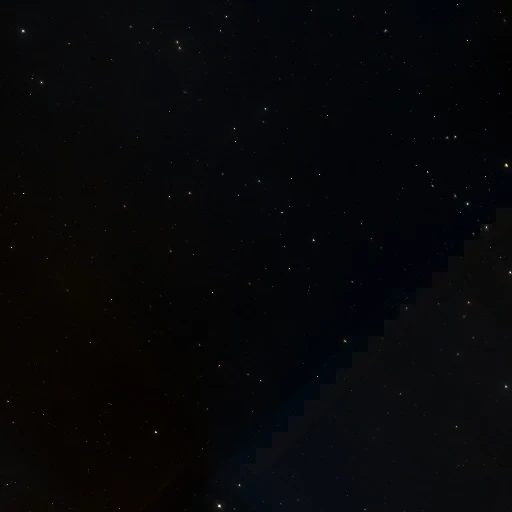
#> input picture tools/tests/fixtures/dss_dirty/Norder4/Dir0/Npix1132.webp, 512 x 512 px, given in place of Npix2635.webp, which was not available
$ python chroma_seam3.py   (older library calls are emulated)
#> lines starting #> are read from the running program, lines starting #| are printed output that depends on the picture; after the words box and inside, x2 and y2 are one past the last pixel; in counts of white or black regions, pixels touching at a corner belong together; pictures that were not available may be replaced by others from this repository, and a replacement may not be noted
#> further down, im is the input picture: shape (512, 512, 3); mean B, G, R 8.9, 7.4, 6.8
### tools/plate_eq/chroma_seam.py
"""Data-driven chroma-edge seam corrector (geometry-independent).

Root cause found: the GetImage winner geometry is offset ~0.4deg from the real
CDS plate boundaries, so all prior seam work corrected the wrong locations.
Fix (built on the user's two insights): subtract L -> real structure lives in L
and vanishes, so a plate boundary is the ONLY straight line in the chroma (R-L,
B-L) gradient. Detect that straight line from the DATA, measure the per-channel
step across it, and membrane-level it AT the true edge.

detect_edges(rgb) -> list of (line, per-channel step, score)
apply_correction(rgb, edges) -> corrected rgb  (per-channel tanh membrane)
CLI: python chroma_seam.py <npix> -> diag8/cseam_<npix>.png (before|after|edges)
"""
import os, sys, numpy as np, cv2
SC = os.environ.get("SCRATCH", os.path.dirname(os.path.abspath(__file__)))

CHROMA_SIG = 8.0      # chroma smoothing to kill star noise
GRAD_PCT = 96.5       # gradient percentile for edge candidates
MIN_LEN = 120         # min straight-line length (px)
BAND = 26.0           # membrane half-width (px); tanh over ~this
STEP_MIN = 1.8        # min |L or chroma step| to bother correcting (DN)
MEDIAN_K = 5          # star-robust median filter for step measurement

def _chroma(rgb):
    R, G, B = rgb[:, :, 0], rgb[:, :, 1], rgb[:, :, 2]
    L = 0.299 * R + 0.587 * G + 0.114 * B
    return L, cv2.GaussianBlur(R - L, (0, 0), CHROMA_SIG), cv2.GaussianBlur(B - L, (0, 0), CHROMA_SIG)

def _merge_lines(segs, ang_tol=6, off_tol=22):
    """cluster Hough segments by (angle, perpendicular offset), keep one per cluster."""
    out = []
    for s in segs:
        x1, y1, x2, y2 = [float(v) for v in s]
        ang = np.degrees(np.arctan2(y2 - y1, x2 - x1)) % 180
        # perpendicular offset of the line from origin
        dx, dy = x2 - x1, y2 - y1
        ln = np.hypot(dx, dy) + 1e-6
        off = (x1 * dy - y1 * dx) / ln
        L = ln
        merged = False
        for o in out:
            if min(abs(o['ang'] - ang), 180 - abs(o['ang'] - ang)) < ang_tol and abs(o['off'] - off) < off_tol:
                if L > o['len']:
                    o.update(ang=ang, off=off, len=L, seg=(x1, y1, x2, y2))
                merged = True; break
        if not merged:
            out.append(dict(ang=ang, off=off, len=L, seg=(x1, y1, x2, y2)))
    return out

# [53 lines left out: functions detect_edges, apply_correction, not called in this run]

def stf(x):
    v = np.clip(x, 0, 255) / 255.0
    a = np.percentile(v, 4); b = max(np.percentile(v, 94), a + 0.02)
    return (np.clip((v - a) / (b - a), 0, 1) ** 0.55 * 255).astype(np.uint8)

# [21 lines that do not run on import are left out]

### tools/plate_eq/chroma_seam3.py
"""Luminance-conserving R<->B chroma seam equalizer (user's idea).

Instead of leveling brightness (v2 changed L, risking real structure), fix ONLY
the color cast: transfer signal between R and B across the seam while holding L
= 0.299R + 0.587G + 0.114B EXACTLY constant (G untouched).

  L-conserving transfer, G fixed:  0.299*dR + 0.114*dB = 0  ->  dB = -2.623*dR
  so lowering R by x is compensated by raising B by 2.623x  (and vice versa).

Because L is conserved, real structure (which lives in L) is untouched by
construction -- we only rotate color along the dead-blue R-B axis, exactly the
plate-boundary color-cast artifact.

Per seam: measure the R-B step across the line, then apply an antisymmetric
membrane that removes it, split half to each side, as an L-conserving R<->B
transfer.  Selection: 'flat' (only chroma-DC seams) or 'all' (every straight
chroma edge).  Gate uses the R-B step profile (flat=cast seam, ramp=real).
"""
import os, sys, numpy as np, cv2
from chroma_seam import _chroma, _merge_lines, stf
SC = os.environ.get("SCRATCH", os.path.dirname(os.path.abspath(__file__)))

WL, WG, WB = 0.299, 0.587, 0.114
K = WL / WB          # 2.623 : dB = -K*dR keeps L fixed with G held
GRAD_PCT = 96.5
MIN_LEN = 120
NARROW = (1.0, 4.0)
WIDE = (14.0, 24.0)
MEMB = 12.0          # chroma is low-freq -> a wide, soft blend looks natural
RB_MIN = 3.0        # min |R-B chroma step| (DN) to bother
FLAT_FRAC = 0.7
FLAT_ABS = 3.0

def _band(onseg, d, lo, hi, ch):
    pos = onseg & (d > lo) & (d < hi); neg = onseg & (d < -lo) & (d > -hi)
    if pos.sum() < 150 or neg.sum() < 150:
        return None
    return float(np.median(ch[pos]) - np.median(ch[neg]))

def detect(rgb):
    L, RL, BL = _chroma(rgb)
    g = np.hypot(cv2.Sobel(RL, cv2.CV_32F, 1, 0, 7), cv2.Sobel(RL, cv2.CV_32F, 0, 1, 7)) \
        + np.hypot(cv2.Sobel(BL, cv2.CV_32F, 1, 0, 7), cv2.Sobel(BL, cv2.CV_32F, 0, 1, 7))
    edm = cv2.dilate((g > np.percentile(g, GRAD_PCT)).astype(np.uint8) * 255, np.ones((3, 3), np.uint8))
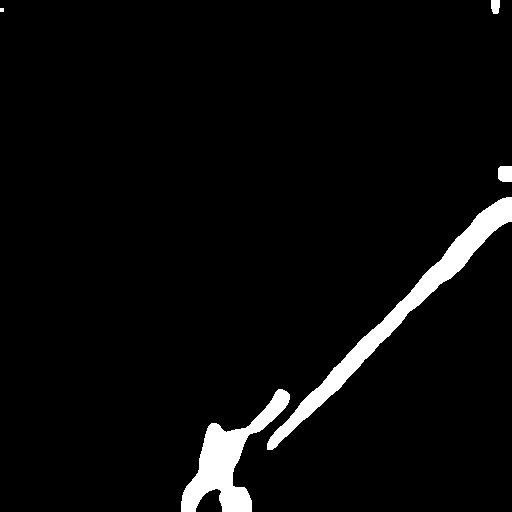
#> edm: shape (512, 512); 4.1% white; 5 white regions (1 under 20 px), largest, box (x1, y1, x2, y2) and area: (267, 197, 512, 450) 5979, (181, 389, 290, 512) 4436, (498, 166, 512, 182) 214, (491, 0, 500, 14) 112
    lines = cv2.HoughLinesP(edm, 1, np.pi / 360, threshold=45, minLineLength=MIN_LEN, maxLineGap=50)
#> lines = 21 rows, first 6: [295, 410, 508, 197], [221, 490, 511, 200], [219, 496, 511, 204], [219, 500, 511, 208], [220, 502, 511, 211], [220, 489, 511, 198]
    if lines is None:
        return []
    clusters = _merge_lines(lines.reshape(-1, 4))
#> the loop in _merge_lines, `for s in segs:` made 21 passes
#> (x1, y1, x2, y2, ang, dx, dy, ln) on passes 1 to 8: (295, 410, 508, 197, 135, 213, -213, 301.2), (221, 490, 511, 200, 135, 290, -290, 410.1), (219, 496, 511, 204, 135, 292, -292, 413), (219, 500, 511, 208, 135, 292, -292, 413), (220, 502, 511, 211, 135, 291, -291, 411.5), (220, 489, 511, 198, 135, 291, -291, 411.5), (333, 368, 503, 198, 135, 170, -170, 240.4), (220, 500, 511, 209, 135, 291, -291, 411.5)
#> after the loop in _merge_lines, `for s in segs:`: o = {'ang': 135, 'off': -499.2, 'len': 444.1, 'seg': (195, 511, 509, 197)}; out = 2 items
#> clusters = 2 items
    Rm = cv2.medianBlur(rgb[:, :, 0].astype(np.uint8), 5).astype(np.float32)
    Bm = cv2.medianBlur(rgb[:, :, 2].astype(np.uint8), 5).astype(np.float32)
    RB = Rm - Bm                                   # the dead-blue axis
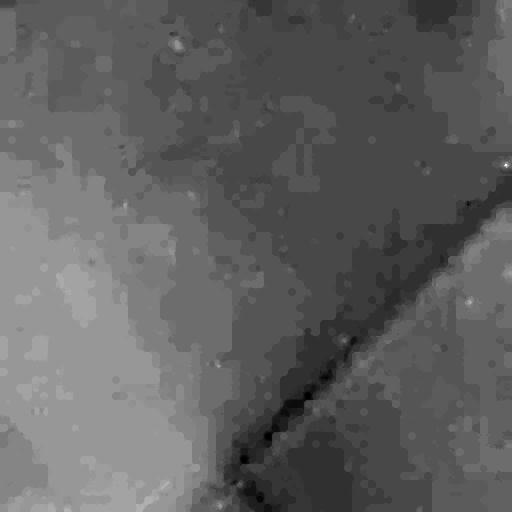
#> RB: shape (512, 512) float32; min -18, max 24, mean -2.1; drawn with min black and max white
    H, W = L.shape
    yy, xx = np.mgrid[0:H, 0:W]
    edges = []
    for c in clusters:
        x1, y1, x2, y2 = c['seg']
        dx, dy = x2 - x1, y2 - y1
        ln = np.hypot(dx, dy) + 1e-6
        if ln < MIN_LEN:
            continue
        nx, ny = -dy / ln, dx / ln
        d = (xx - x1) * nx + (yy - y1) * ny
        tpar = ((xx - x1) * dx + (yy - y1) * dy) / (ln * ln)
        onseg = (tpar > 0.0) & (tpar < 1.0)
        rbN = _band(onseg, d, *NARROW, RB); rbW = _band(onseg, d, *WIDE, RB)
        if rbN is None or rbW is None:
            continue
        ramp = rbW - rbN
        flat = abs(ramp) <= max(FLAT_FRAC * abs(rbN), FLAT_ABS)
        strong = abs(rbN) >= RB_MIN
        edges.append(dict(seg=c['seg'], nx=nx, ny=ny, x0=x1, y0=y1, dx=dx, dy=dy, ln=ln,
                          rb=rbN, ramp=ramp, flat=flat, strong=strong,
                          verdict="CAST" if (flat and strong) else ("weak" if flat else "structure")))
#> this loop made 2 passes
#> (x1, y1, x2, y2, dx, dy, ln, nx) on passes 1 to 2: (195, 511, 509, 197, 314, -314, 444.1, 0.707), (183, 511, 278, 389, 95, -122, 154.6, 0.789)
#> pass 1, in detect, `d = (xx - x1) * nx + (yy - y1) * ny`:
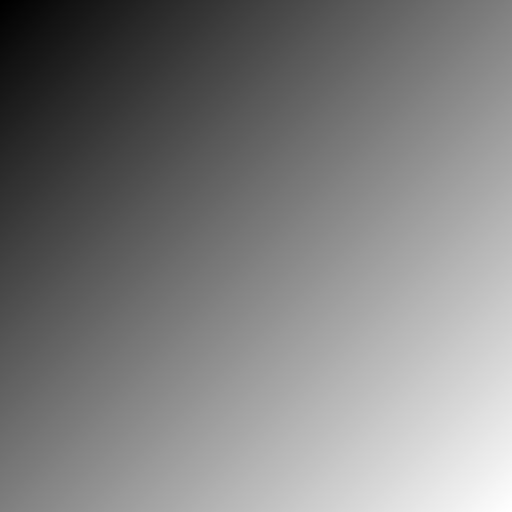
#> d: shape (512, 512) float64; min -499.2, max 223.4, mean -137.9; drawn with min black and max white
#> pass 1, in detect, `tpar = ((xx - x1) * dx + (yy - y1) * dy) / (ln * ln)`:
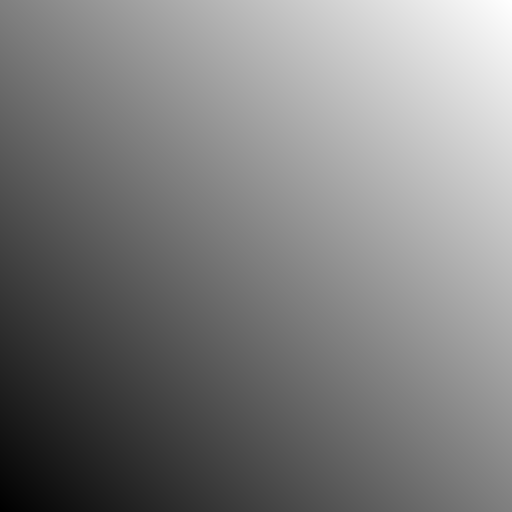
#> tpar: shape (512, 512) float64; min -0.311, max 1.32, mean 0.503; drawn with min black and max white
#> after the loop:
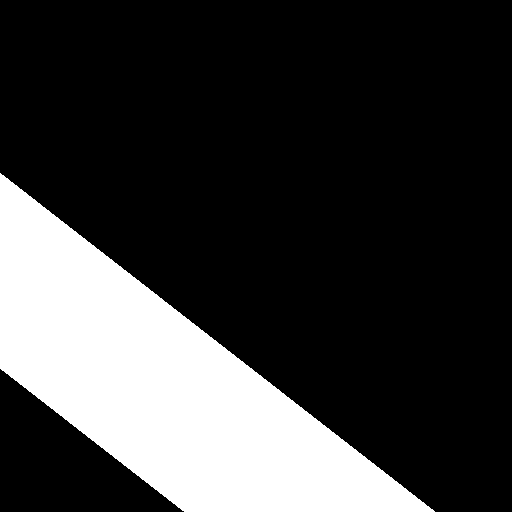
#> onseg: shape (512, 512) bool; 23.2% white; 1 white region, box (x1, y1, x2, y2) and area: (0, 173, 435, 512) 60748
#> after the loop, edges = 2 items
    edges.sort(key=lambda e: -abs(e['rb']))
    return edges

def apply(rgb, edges, sel='flat', band=MEMB):
    H, W = rgb.shape[:2]
    yy, xx = np.mgrid[0:H, 0:W].astype(np.float32)
    out = rgb.astype(np.float32).copy()
    for e in edges:
        use = e['strong'] and (e['flat'] if sel == 'flat' else True)
        if not use:
            continue
        d = (xx - e['x0']) * e['nx'] + (yy - e['y0']) * e['ny']
        tpar = ((xx - e['x0']) * e['dx'] + (yy - e['y0']) * e['dy']) / (e['ln'] ** 2)
        walong = np.clip(1.5 - np.abs(tpar - 0.5) * 2.0, 0, 1)
        prof = np.tanh(d / (band * 0.6)) * walong        # antisym membrane, -1..+1
        # remove the R-B step: want d(R-B) = -rb*prof/2 on each side (half+half)
        # via L-conserving transfer dB=-K*dR: d(R-B)=dR-dB=dR(1+K)
        dR = (-0.5 * e['rb'] * prof) / (1.0 + K)
        out[:, :, 0] += dR
        out[:, :, 2] += -K * dR
    return np.clip(out, 0, 255)

if __name__ == "__main__":
    npix = int(sys.argv[1]) if len(sys.argv) > 1 else 2635
    im = cv2.imread(f"apps/skydata/surveys/dss-clean/Norder4/Dir0/Npix{npix}.webp")
    rgb = im[:, :, ::-1].astype(np.float32)
    edges = detect(rgb)
#> edges = 2 items
    print("tile %d: %d straight edges" % (npix, len(edges)))
#| tile 2635: 2 straight edges
    for e in edges:
        x1, y1, x2, y2 = [int(v) for v in e['seg']]
        print("  seg(%d,%d,%d,%d) len=%.0f  R-B step=%+.1f ramp=%+.1f -> %s"
              % (x1, y1, x2, y2, e['ln'], e['rb'], e['ramp'], e['verdict']))
#> this loop made 2 passes
#> (x1, y1, x2, y2) on passes 1 to 2: (195, 511, 509, 197), (183, 511, 278, 389)
#> (printed output is left out)
    corr_flat = apply(rgb, edges, sel='flat')
#> the loop in apply, `for e in edges:` made 2 passes
#> use on passes 1 to 2: False, False
    corr_all = apply(rgb, edges, sel='all')
#> the loop in apply (call 2), `for e in edges:` made 2 passes
    # verify L conservation
    def lum(a): return WL * a[:, :, 0] + WG * a[:, :, 1] + WB * a[:, :, 2]
    print("max |dL| flat=%.3f  all=%.3f DN (should be ~0)"
          % (np.abs(lum(corr_flat) - lum(rgb)).max(), np.abs(lum(corr_all) - lum(rgb)).max()))
#| max |dL| flat=0.000  all=0.000 DN (should be ~0)
    before = stf(rgb[:, :, ::-1])
#> in stf, `a = np.percentile(v, 4)`: a = 0.00392
#> in stf, `b = max(np.percentile(v, 94), a + 0.02)`: b = 0.0549
    af = stf(corr_flat[:, :, ::-1]); aa = stf(corr_all[:, :, ::-1])
    cv2.putText(af, "flat only", (6, 22), 0, 0.7, (0, 255, 255), 2)
#> af: shape (512, 512, 3); mean B, G, R 175.2, 164.8, 152.2
    cv2.putText(aa, "all straight", (6, 22), 0, 0.7, (0, 255, 255), 2)
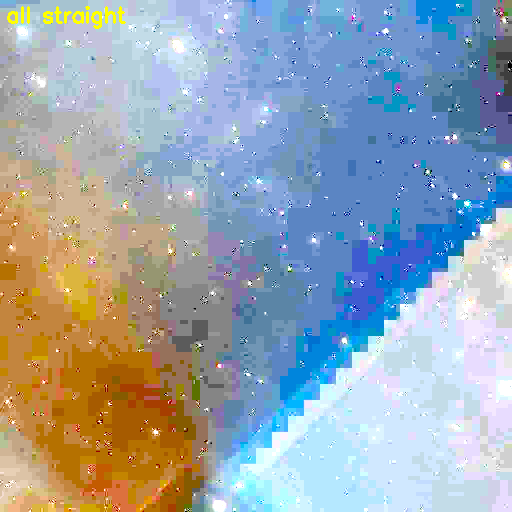
#> aa: shape (512, 512, 3); mean B, G, R 175, 164.8, 152.2
    sep = np.full((512, 5, 3), 80, np.uint8)
    panel = np.hstack([before, sep, af, sep, aa])
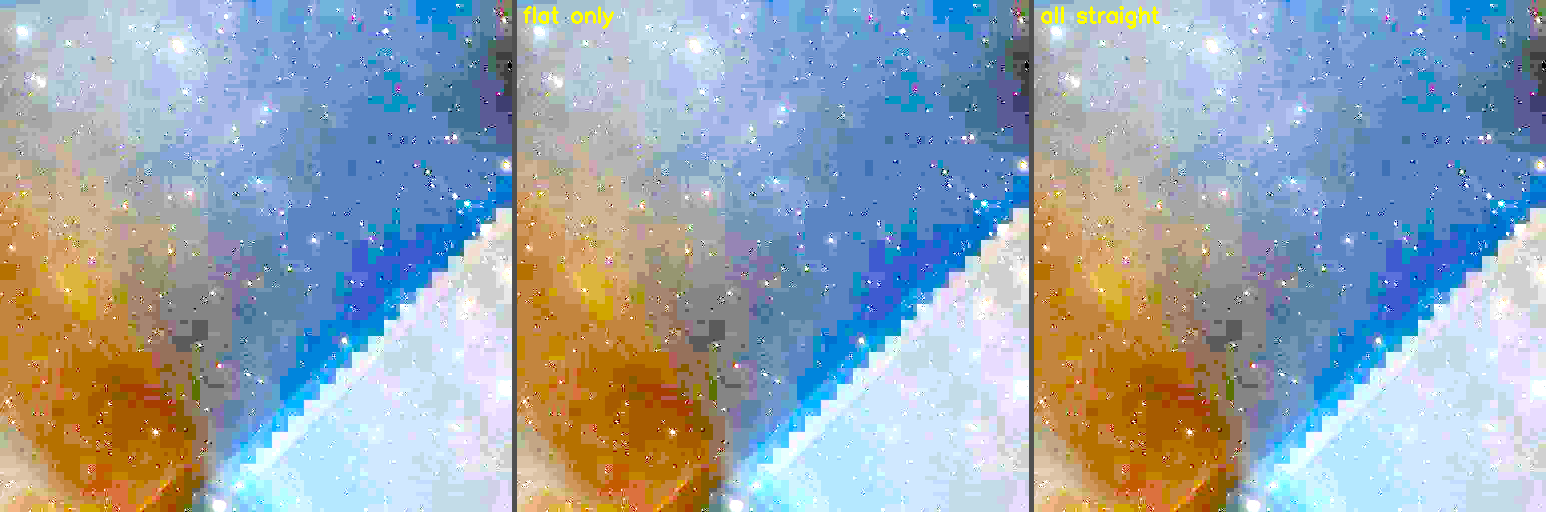
#> panel: shape (512, 1546, 3); mean B, G, R 174.7, 164.2, 151.7
    os.makedirs(SC + "/diag8", exist_ok=True)
    cv2.imwrite(SC + f"/diag8/cseam3_{npix}.png", panel)
    print("wrote diag8/cseam3_%d.png (before | flat-only | all-straight)" % npix)

$ run again, on tools/tests/fixtures/dss_dirty/Norder4/Dir0/Npix1352.webp
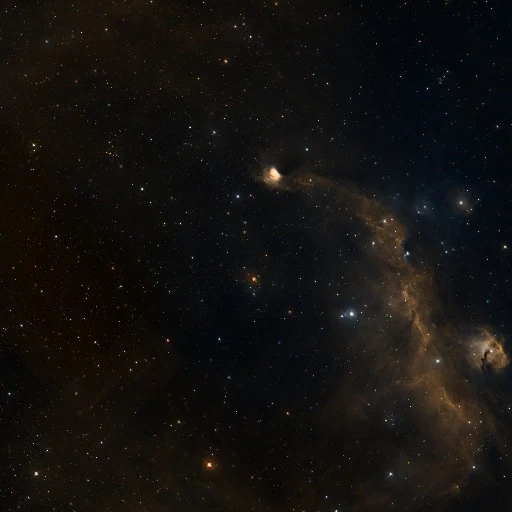
#> input picture tools/tests/fixtures/dss_dirty/Norder4/Dir0/Npix1352.webp, 512 x 512 px, given in place of Npix3.webp, which was not available
#> im is the input picture: shape (512, 512, 3); mean B, G, R 15.6, 17.8, 20.1
#> in detect, `edm = cv2.dilate((g > np.percentile(g, GRAD_PCT)).astype(np.uint8) * 2..`:
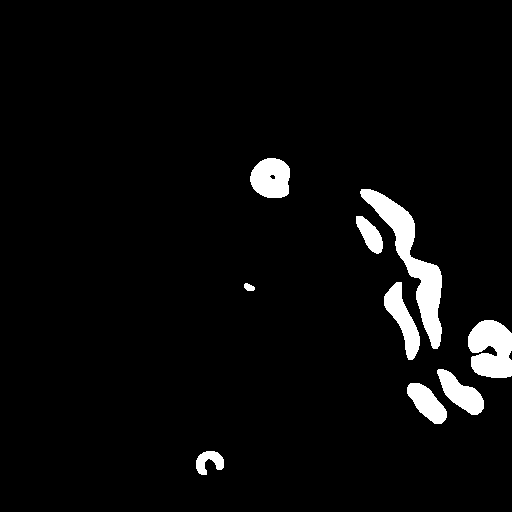
#> edm: shape (512, 512); 4.2% white; 9 white regions, largest, box (x1, y1, x2, y2) and area: (360, 189, 442, 349) 3405, (468, 320, 512, 378) 2052, (250, 158, 290, 198) 1289
#> lines = 53 rows, first 6: [365, 189, 492, 377], [393, 201, 442, 387], [366, 219, 434, 423], [397, 204, 449, 398], [403, 208, 455, 403], [406, 211, 458, 405]
#> the loop in _merge_lines, `for s in segs:` made 53 passes
#> (x1, y1, x2, y2, ang, dx, dy, ln) on passes 1 to 8: (365, 189, 492, 377, 55.96, 127, 188, 226.9), (393, 201, 442, 387, 75.24, 49, 186, 192.3), (366, 219, 434, 423, 71.57, 68, 204, 215), (397, 204, 449, 398, 75, 52, 194, 200.8), (403, 208, 455, 403, 75.07, 52, 195, 201.8), (406, 211, 458, 405, 75, 52, 194, 200.8), (396, 203, 446, 395, 75.4, 50, 192, 198.4), (356, 221, 510, 375, 45, 154, 154, 217.8)
#> after the loop in _merge_lines, `for s in segs:`: o = {'ang': 51.84, 'off': 171.8, 'len': 231.5, 'seg': (367, 189, 510, 371)}; out = 10 items
#> the loop in detect, `for c in clusters:` made 10 passes
#> (x1, y1, x2, y2, dx, dy, ln, nx) on passes 1 to 8: (367, 189, 510, 371, 143, 182, 231.5, -0.786), (408, 212, 462, 408, 54, 196, 203.3, -0.964), (361, 189, 441, 422, 80, 233, 246.4, -0.946), (356, 221, 510, 375, 154, 154, 217.8, -0.707), (366, 189, 511, 374, 145, 185, 235.1, -0.787), (361, 230, 511, 341, 150, 111, 186.6, -0.595), (365, 194, 511, 362, 146, 168, 222.6, -0.755), (363, 189, 489, 376, 126, 187, 225.5, -0.829)
#| tile 3: 10 straight edges
#> the loop `for e in edges:` made 10 passes
#|   seg(365,194,511,362) len=223  R-B step=+12.0 ramp=+18.0 -> structure
#|   seg(363,189,489,376) len=225  R-B step=+10.0 ramp=+13.0 -> structure
#|   seg(360,231,510,348) len=190  R-B step=+7.0 ramp=+14.0 -> structure
#|   seg(367,189,510,371) len=231  R-B step=+5.5 ramp=+25.5 -> structure
#|   seg(361,189,441,422) len=246  R-B step=-5.0 ramp=-15.0 -> structure
#> (further printed lines are left out)
#> the loop in apply, `for e in edges:` made 10 passes
#> the loop in apply (call 2), `for e in edges:` made 10 passes
#| max |dL| flat=0.000  all=1.299 DN (should be ~0)
#> af: shape (512, 512, 3); mean B, G, R 124.8, 140.4, 146.2
#> aa: shape (512, 512, 3); mean B, G, R 132.3, 136.3, 137.9
#> `panel = np.hstack([before, sep, af, sep, aa])`:
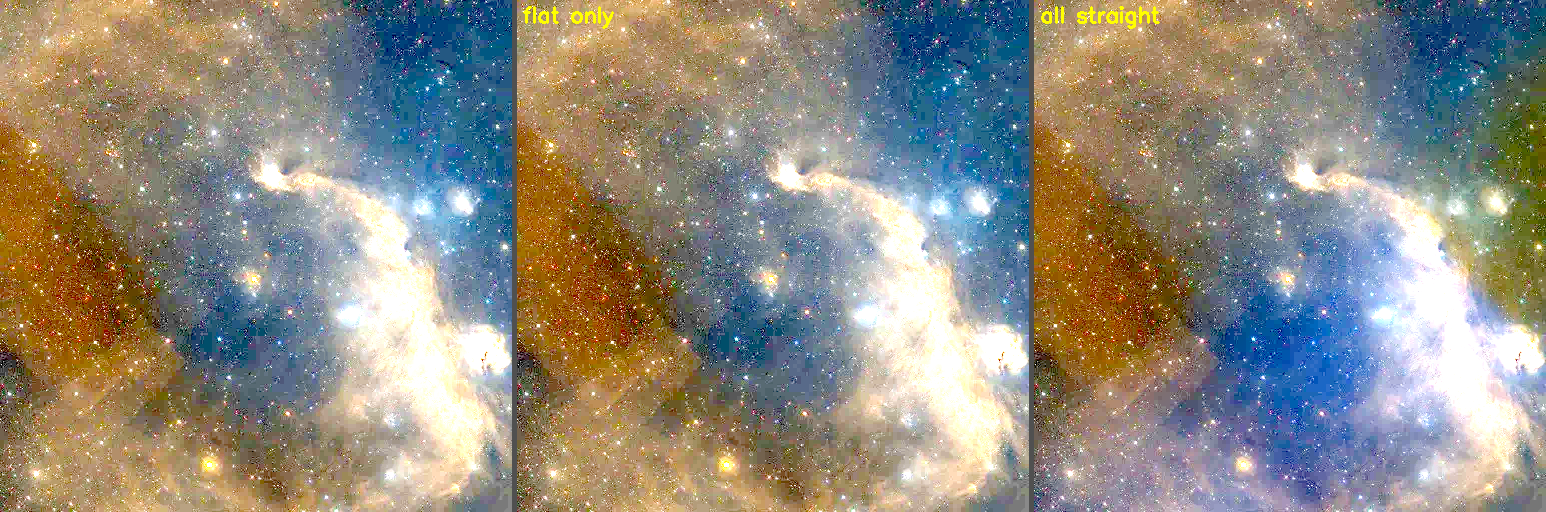
#> panel: shape (512, 1546, 3); mean B, G, R 127.1, 138.6, 143
